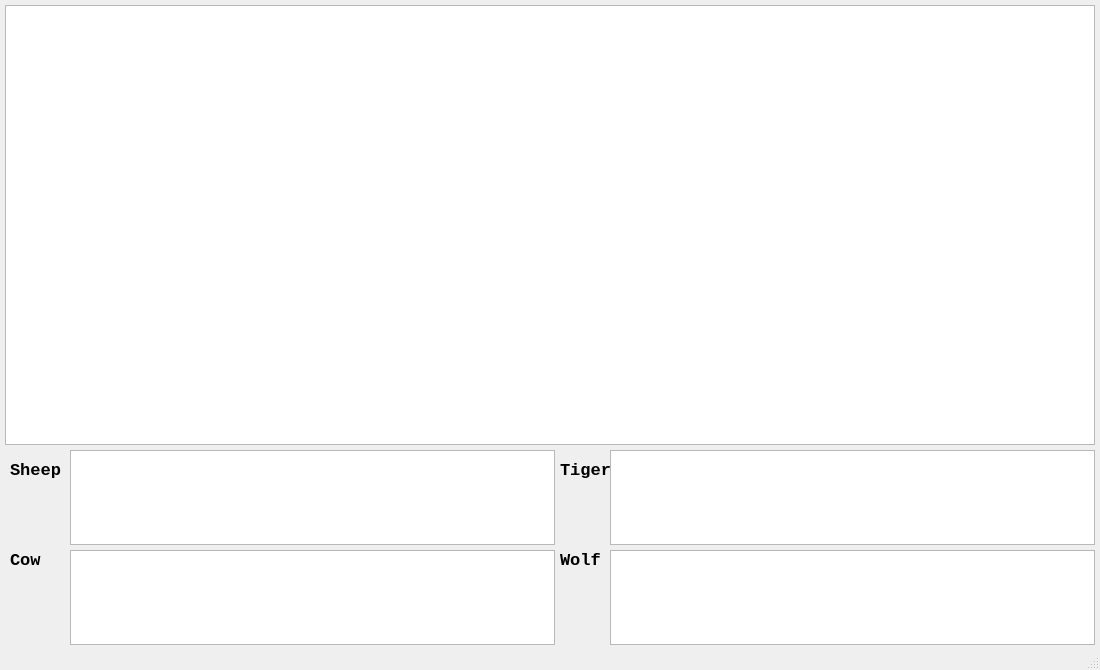
<?xml version="1.0" encoding="UTF-8"?>
<ui version="4.0">
 <class>MainWindow</class>
 <widget class="QMainWindow" name="MainWindow">
  <property name="geometry">
   <rect>
    <x>0</x>
    <y>0</y>
    <width>1100</width>
    <height>670</height>
   </rect>
  </property>
  <property name="sizePolicy">
   <sizepolicy hsizetype="Fixed" vsizetype="Fixed">
    <horstretch>0</horstretch>
    <verstretch>0</verstretch>
   </sizepolicy>
  </property>
  <property name="windowTitle">
   <string>MainWindow</string>
  </property>
  <widget class="QWidget" name="centralWidget">
   <widget class="ScrollQGraphicsView" name="graphicsView">
    <property name="geometry">
     <rect>
      <x>5</x>
      <y>5</y>
      <width>1090</width>
      <height>440</height>
     </rect>
    </property>
   </widget>
   <widget class="QGraphicsView" name="statisticsView_Sheep">
    <property name="geometry">
     <rect>
      <x>70</x>
      <y>450</y>
      <width>485</width>
      <height>95</height>
     </rect>
    </property>
   </widget>
   <widget class="QGraphicsView" name="statisticsView_Cow">
    <property name="geometry">
     <rect>
      <x>70</x>
      <y>550</y>
      <width>485</width>
      <height>95</height>
     </rect>
    </property>
   </widget>
   <widget class="QGraphicsView" name="statisticsView_Wolf">
    <property name="geometry">
     <rect>
      <x>610</x>
      <y>550</y>
      <width>485</width>
      <height>95</height>
     </rect>
    </property>
   </widget>
   <widget class="QGraphicsView" name="statisticsView_Tiger">
    <property name="geometry">
     <rect>
      <x>610</x>
      <y>450</y>
      <width>485</width>
      <height>95</height>
     </rect>
    </property>
   </widget>
   <widget class="QLabel" name="label_Sheep">
    <property name="geometry">
     <rect>
      <x>10</x>
      <y>450</y>
      <width>51</width>
      <height>41</height>
     </rect>
    </property>
    <property name="font">
     <font>
      <family>Consolas</family>
      <pointsize>13</pointsize>
      <weight>75</weight>
      <bold>true</bold>
     </font>
    </property>
    <property name="text">
     <string>Sheep</string>
    </property>
   </widget>
   <widget class="QLabel" name="label_Cow">
    <property name="geometry">
     <rect>
      <x>10</x>
      <y>540</y>
      <width>41</width>
      <height>41</height>
     </rect>
    </property>
    <property name="font">
     <font>
      <family>Consolas</family>
      <pointsize>13</pointsize>
      <weight>75</weight>
      <bold>true</bold>
     </font>
    </property>
    <property name="text">
     <string>Cow</string>
    </property>
    <property name="wordWrap">
     <bool>false</bool>
    </property>
   </widget>
   <widget class="QLabel" name="label_Tiger">
    <property name="geometry">
     <rect>
      <x>560</x>
      <y>450</y>
      <width>51</width>
      <height>41</height>
     </rect>
    </property>
    <property name="font">
     <font>
      <family>Consolas</family>
      <pointsize>13</pointsize>
      <weight>75</weight>
      <bold>true</bold>
      <strikeout>false</strikeout>
     </font>
    </property>
    <property name="text">
     <string>Tiger</string>
    </property>
   </widget>
   <widget class="QLabel" name="label_Wolf">
    <property name="geometry">
     <rect>
      <x>560</x>
      <y>540</y>
      <width>41</width>
      <height>41</height>
     </rect>
    </property>
    <property name="font">
     <font>
      <family>Consolas</family>
      <pointsize>13</pointsize>
      <weight>75</weight>
      <bold>true</bold>
      <strikeout>false</strikeout>
     </font>
    </property>
    <property name="text">
     <string>Wolf</string>
    </property>
   </widget>
  </widget>
  <widget class="QStatusBar" name="statusBar"/>
  <widget class="QMenuBar" name="menuBar">
   <property name="geometry">
    <rect>
     <x>0</x>
     <y>0</y>
     <width>1100</width>
     <height>23</height>
    </rect>
   </property>
  </widget>
 </widget>
 <layoutdefault spacing="6" margin="11"/>
 <customwidgets>
  <customwidget>
   <class>ScrollQGraphicsView</class>
   <extends>QGraphicsView</extends>
   <header>scrollqgraphicsview.h</header>
  </customwidget>
 </customwidgets>
 <resources/>
 <connections/>
</ui>
